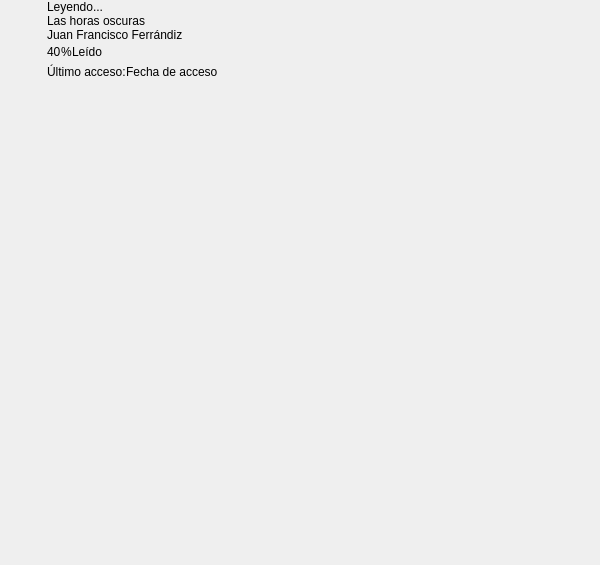
<?xml version="1.0" encoding="UTF-8"?>
<ui version="4.0">
 <class>LibraryReadingIconGridViewer</class>
 <widget class="QWidget" name="LibraryReadingIconGridViewer">
  <property name="geometry">
   <rect>
    <x>0</x>
    <y>0</y>
    <width>600</width>
    <height>565</height>
   </rect>
  </property>
  <property name="minimumSize">
   <size>
    <width>600</width>
    <height>565</height>
   </size>
  </property>
  <property name="maximumSize">
   <size>
    <width>600</width>
    <height>565</height>
   </size>
  </property>
  <property name="windowTitle">
   <string>Form</string>
  </property>
  <property name="styleSheet">
   <string notr="true"/>
  </property>
  <layout class="QVBoxLayout" name="verticalLayout">
   <property name="spacing">
    <number>0</number>
   </property>
   <property name="margin">
    <number>0</number>
   </property>
   <item>
    <widget class="QWidget" name="LibraryReadingIconGridViewerCont" native="true">
     <property name="maximumSize">
      <size>
       <width>600</width>
       <height>565</height>
      </size>
     </property>
     <layout class="QVBoxLayout" name="verticalLayout_2">
      <property name="spacing">
       <number>0</number>
      </property>
      <property name="margin">
       <number>0</number>
      </property>
      <item>
       <widget class="LongPressWidget" name="mainBookInfoCont" native="true">
        <property name="minimumSize">
         <size>
          <width>600</width>
          <height>265</height>
         </size>
        </property>
        <widget class="QWidget" name="currentBookCont" native="true">
         <property name="geometry">
          <rect>
           <x>0</x>
           <y>0</y>
           <width>600</width>
           <height>265</height>
          </rect>
         </property>
         <layout class="QHBoxLayout" name="horizontalLayout">
          <property name="spacing">
           <number>0</number>
          </property>
          <property name="margin">
           <number>0</number>
          </property>
          <item>
           <widget class="QWidget" name="currentBookBg" native="true">
            <layout class="QGridLayout" name="gridLayout">
             <property name="margin">
              <number>0</number>
             </property>
             <property name="spacing">
              <number>0</number>
             </property>
             <item row="0" column="2">
              <spacer name="verticalSpacer_5">
               <property name="orientation">
                <enum>Qt::Vertical</enum>
               </property>
               <property name="sizeHint" stdset="0">
                <size>
                 <width>20</width>
                 <height>40</height>
                </size>
               </property>
              </spacer>
             </item>
             <item row="1" column="0">
              <widget class="QLabel" name="currentBookTopLeft">
               <property name="text">
                <string/>
               </property>
              </widget>
             </item>
             <item row="1" column="1">
              <widget class="QLabel" name="currentBookTopCenter">
               <property name="text">
                <string/>
               </property>
              </widget>
             </item>
             <item row="0" column="0">
              <spacer name="verticalSpacer_4">
               <property name="orientation">
                <enum>Qt::Vertical</enum>
               </property>
               <property name="sizeHint" stdset="0">
                <size>
                 <width>5</width>
                 <height>40</height>
                </size>
               </property>
              </spacer>
             </item>
             <item row="3" column="2">
              <widget class="QLabel" name="currentBookBottoRight">
               <property name="text">
                <string/>
               </property>
              </widget>
             </item>
             <item row="0" column="1">
              <spacer name="verticalSpacer_3">
               <property name="orientation">
                <enum>Qt::Vertical</enum>
               </property>
               <property name="sizeHint" stdset="0">
                <size>
                 <width>20</width>
                 <height>40</height>
                </size>
               </property>
              </spacer>
             </item>
             <item row="1" column="2">
              <widget class="QLabel" name="currentBookTopRight">
               <property name="text">
                <string/>
               </property>
              </widget>
             </item>
             <item row="3" column="1">
              <widget class="QLabel" name="currentBookBottomCenter">
               <property name="text">
                <string/>
               </property>
              </widget>
             </item>
             <item row="3" column="0">
              <widget class="QLabel" name="currentBookBottomLeft">
               <property name="text">
                <string/>
               </property>
              </widget>
             </item>
             <item row="2" column="0">
              <widget class="QLabel" name="currentBookCenterLeft">
               <property name="text">
                <string/>
               </property>
              </widget>
             </item>
             <item row="2" column="2">
              <widget class="QLabel" name="currentBookCenterRight">
               <property name="text">
                <string/>
               </property>
              </widget>
             </item>
             <item row="4" column="1">
              <spacer name="verticalSpacer_8">
               <property name="orientation">
                <enum>Qt::Vertical</enum>
               </property>
               <property name="sizeHint" stdset="0">
                <size>
                 <width>20</width>
                 <height>40</height>
                </size>
               </property>
              </spacer>
             </item>
             <item row="4" column="2">
              <spacer name="verticalSpacer_9">
               <property name="orientation">
                <enum>Qt::Vertical</enum>
               </property>
               <property name="sizeHint" stdset="0">
                <size>
                 <width>20</width>
                 <height>40</height>
                </size>
               </property>
              </spacer>
             </item>
             <item row="4" column="0">
              <spacer name="verticalSpacer">
               <property name="orientation">
                <enum>Qt::Vertical</enum>
               </property>
               <property name="sizeHint" stdset="0">
                <size>
                 <width>5</width>
                 <height>40</height>
                </size>
               </property>
              </spacer>
             </item>
             <item row="2" column="1">
              <widget class="QWidget" name="currentBookCoverCont" native="true">
               <widget class="QLabel" name="currentBookCoverLbl">
                <property name="geometry">
                 <rect>
                  <x>0</x>
                  <y>0</y>
                  <width>119</width>
                  <height>179</height>
                 </rect>
                </property>
                <property name="text">
                 <string/>
                </property>
                <property name="alignment">
                 <set>Qt::AlignCenter</set>
                </property>
               </widget>
               <widget class="QLabel" name="newTagLbl">
                <property name="geometry">
                 <rect>
                  <x>0</x>
                  <y>0</y>
                  <width>140</width>
                  <height>218</height>
                 </rect>
                </property>
                <property name="minimumSize">
                 <size>
                  <width>140</width>
                  <height>218</height>
                 </size>
                </property>
                <property name="maximumSize">
                 <size>
                  <width>140</width>
                  <height>218</height>
                 </size>
                </property>
                <property name="text">
                 <string>Nuevo</string>
                </property>
                <property name="alignment">
                 <set>Qt::AlignBottom|Qt::AlignHCenter</set>
                </property>
                <property name="margin">
                 <number>13</number>
                </property>
                <property name="indent">
                 <number>0</number>
                </property>
               </widget>
               <widget class="DegreesLabel45" name="sampleTagLbl">
                <property name="geometry">
                 <rect>
                  <x>0</x>
                  <y>0</y>
                  <width>70</width>
                  <height>70</height>
                 </rect>
                </property>
                <property name="minimumSize">
                 <size>
                  <width>70</width>
                  <height>70</height>
                 </size>
                </property>
                <property name="maximumSize">
                 <size>
                  <width>70</width>
                  <height>70</height>
                 </size>
                </property>
                <property name="text">
                 <string>Muestra</string>
                </property>
                <property name="alignment">
                 <set>Qt::AlignBottom|Qt::AlignLeading|Qt::AlignLeft</set>
                </property>
                <property name="indent">
                 <number>0</number>
                </property>
               </widget>
               <widget class="DegreesLabel45" name="subscriptionTagLbl">
                <property name="geometry">
                 <rect>
                  <x>0</x>
                  <y>0</y>
                  <width>70</width>
                  <height>70</height>
                 </rect>
                </property>
                <property name="minimumSize">
                 <size>
                  <width>70</width>
                  <height>70</height>
                 </size>
                </property>
                <property name="maximumSize">
                 <size>
                  <width>70</width>
                  <height>70</height>
                 </size>
                </property>
                <property name="text">
                 <string>Subscripción</string>
                </property>
                <property name="alignment">
                 <set>Qt::AlignBottom|Qt::AlignLeading|Qt::AlignLeft</set>
                </property>
                <property name="indent">
                 <number>0</number>
                </property>
               </widget>
               <widget class="QLabel" name="coverAuthorLbl">
                <property name="geometry">
                 <rect>
                  <x>0</x>
                  <y>0</y>
                  <width>179</width>
                  <height>222</height>
                 </rect>
                </property>
                <property name="text">
                 <string/>
                </property>
                <property name="alignment">
                 <set>Qt::AlignHCenter|Qt::AlignTop</set>
                </property>
                <property name="wordWrap">
                 <bool>true</bool>
                </property>
                <property name="indent">
                 <number>0</number>
                </property>
               </widget>
               <widget class="QLabel" name="coverTitleLbl">
                <property name="geometry">
                 <rect>
                  <x>0</x>
                  <y>0</y>
                  <width>179</width>
                  <height>199</height>
                 </rect>
                </property>
                <property name="text">
                 <string/>
                </property>
                <property name="alignment">
                 <set>Qt::AlignCenter</set>
                </property>
                <property name="wordWrap">
                 <bool>true</bool>
                </property>
               </widget>
               <zorder>currentBookCoverLbl</zorder>
               <zorder>coverAuthorLbl</zorder>
               <zorder>coverTitleLbl</zorder>
               <zorder>newTagLbl</zorder>
               <zorder>sampleTagLbl</zorder>
               <zorder>subscriptionTagLbl</zorder>
              </widget>
             </item>
            </layout>
           </widget>
          </item>
          <item>
           <widget class="QWidget" name="currentBookData" native="true">
            <property name="sizePolicy">
             <sizepolicy hsizetype="Expanding" vsizetype="Ignored">
              <horstretch>0</horstretch>
              <verstretch>0</verstretch>
             </sizepolicy>
            </property>
            <layout class="QVBoxLayout" name="currentBookData2">
             <property name="spacing">
              <number>0</number>
             </property>
             <property name="margin">
              <number>0</number>
             </property>
             <item>
              <widget class="QLabel" name="readingLbl">
               <property name="text">
                <string>Leyendo...</string>
               </property>
               <property name="indent">
                <number>0</number>
               </property>
              </widget>
             </item>
             <item>
              <widget class="ElidedLabel" name="bookTitleLbl">
               <property name="text">
                <string>Las horas oscuras</string>
               </property>
               <property name="wordWrap">
                <bool>true</bool>
               </property>
               <property name="indent">
                <number>0</number>
               </property>
              </widget>
             </item>
             <item>
              <widget class="ElidedLabel" name="authorLbl">
               <property name="text">
                <string>Juan Francisco Ferrándiz</string>
               </property>
               <property name="wordWrap">
                <bool>true</bool>
               </property>
               <property name="indent">
                <number>0</number>
               </property>
              </widget>
             </item>
             <item>
              <layout class="QHBoxLayout" name="pagCont">
               <property name="spacing">
                <number>0</number>
               </property>
               <property name="leftMargin">
                <number>0</number>
               </property>
               <item>
                <widget class="QLabel" name="readingPercentLbl">
                 <property name="text">
                  <string>40</string>
                 </property>
                 <property name="indent">
                  <number>0</number>
                 </property>
                </widget>
               </item>
               <item>
                <widget class="QLabel" name="percentLbl">
                 <property name="text">
                  <string>%</string>
                 </property>
                </widget>
               </item>
               <item>
                <widget class="QLabel" name="readLbl">
                 <property name="text">
                  <string>Leído</string>
                 </property>
                 <property name="indent">
                  <number>0</number>
                 </property>
                </widget>
               </item>
               <item>
                <spacer name="horizontalSpacer">
                 <property name="orientation">
                  <enum>Qt::Horizontal</enum>
                 </property>
                 <property name="sizeHint" stdset="0">
                  <size>
                   <width>40</width>
                   <height>20</height>
                  </size>
                 </property>
                </spacer>
               </item>
              </layout>
             </item>
             <item>
              <layout class="QHBoxLayout" name="lastAccessCont">
               <property name="spacing">
                <number>0</number>
               </property>
               <property name="topMargin">
                <number>0</number>
               </property>
               <item>
                <widget class="QLabel" name="lastAccessLbl">
                 <property name="text">
                  <string>Último acceso:</string>
                 </property>
                </widget>
               </item>
               <item>
                <widget class="QLabel" name="dateAccessLbl">
                 <property name="text">
                  <string>Fecha de acceso</string>
                 </property>
                </widget>
               </item>
               <item>
                <spacer name="horizontalSpacer_6">
                 <property name="orientation">
                  <enum>Qt::Horizontal</enum>
                 </property>
                 <property name="sizeHint" stdset="0">
                  <size>
                   <width>40</width>
                   <height>20</height>
                  </size>
                 </property>
                </spacer>
               </item>
              </layout>
             </item>
             <item>
              <spacer name="verticalSpacer_2">
               <property name="orientation">
                <enum>Qt::Vertical</enum>
               </property>
               <property name="sizeHint" stdset="0">
                <size>
                 <width>20</width>
                 <height>40</height>
                </size>
               </property>
              </spacer>
             </item>
            </layout>
           </widget>
          </item>
          <item>
           <spacer name="horizontalSpacer_4">
            <property name="orientation">
             <enum>Qt::Horizontal</enum>
            </property>
            <property name="sizeType">
             <enum>QSizePolicy::Maximum</enum>
            </property>
            <property name="sizeHint" stdset="0">
             <size>
              <width>40</width>
              <height>20</height>
             </size>
            </property>
           </spacer>
          </item>
         </layout>
        </widget>
       </widget>
      </item>
      <item>
       <spacer name="verticalSpacer_6">
        <property name="orientation">
         <enum>Qt::Vertical</enum>
        </property>
        <property name="sizeHint" stdset="0">
         <size>
          <width>20</width>
          <height>40</height>
         </size>
        </property>
       </spacer>
      </item>
      <item>
       <widget class="QWidget" name="iconGridViewerCont" native="true">
        <property name="sizePolicy">
         <sizepolicy hsizetype="Fixed" vsizetype="Fixed">
          <horstretch>195</horstretch>
          <verstretch>27</verstretch>
         </sizepolicy>
        </property>
        <property name="minimumSize">
         <size>
          <width>0</width>
          <height>0</height>
         </size>
        </property>
        <property name="maximumSize">
         <size>
          <width>10000</width>
          <height>10000</height>
         </size>
        </property>
        <layout class="QGridLayout" name="gridLayout_2">
         <property name="margin">
          <number>0</number>
         </property>
         <property name="spacing">
          <number>0</number>
         </property>
         <item row="0" column="0">
          <widget class="QFrame" name="book1Cont">
           <layout class="QHBoxLayout" name="horizontalLayout_3">
            <property name="spacing">
             <number>0</number>
            </property>
            <property name="leftMargin">
             <number>5</number>
            </property>
            <property name="topMargin">
             <number>0</number>
            </property>
            <property name="rightMargin">
             <number>5</number>
            </property>
            <property name="bottomMargin">
             <number>0</number>
            </property>
            <item>
             <widget class="LibraryIconGridViewerItem" name="book1" native="true">
              <property name="minimumSize">
               <size>
                <width>190</width>
                <height>240</height>
               </size>
              </property>
              <property name="maximumSize">
               <size>
                <width>190</width>
                <height>100000</height>
               </size>
              </property>
             </widget>
            </item>
            <item>
             <spacer name="horizontalSpacer_2">
              <property name="orientation">
               <enum>Qt::Horizontal</enum>
              </property>
              <property name="sizeType">
               <enum>QSizePolicy::Expanding</enum>
              </property>
              <property name="sizeHint" stdset="0">
               <size>
                <width>10</width>
                <height>20</height>
               </size>
              </property>
             </spacer>
            </item>
           </layout>
          </widget>
         </item>
         <item row="0" column="2">
          <widget class="QWidget" name="book3Cont" native="true">
           <layout class="QHBoxLayout" name="horizontalLayout_5">
            <property name="leftMargin">
             <number>5</number>
            </property>
            <property name="topMargin">
             <number>0</number>
            </property>
            <property name="rightMargin">
             <number>5</number>
            </property>
            <property name="bottomMargin">
             <number>0</number>
            </property>
            <item>
             <widget class="LibraryIconGridViewerItem" name="book3" native="true">
              <property name="minimumSize">
               <size>
                <width>190</width>
                <height>240</height>
               </size>
              </property>
              <property name="maximumSize">
               <size>
                <width>190</width>
                <height>10000</height>
               </size>
              </property>
             </widget>
            </item>
            <item>
             <spacer name="horizontalSpacer_5">
              <property name="orientation">
               <enum>Qt::Horizontal</enum>
              </property>
              <property name="sizeHint" stdset="0">
               <size>
                <width>10</width>
                <height>20</height>
               </size>
              </property>
             </spacer>
            </item>
           </layout>
          </widget>
         </item>
         <item row="0" column="1">
          <widget class="QWidget" name="book2Cont" native="true">
           <layout class="QHBoxLayout" name="horizontalLayout_4">
            <property name="spacing">
             <number>0</number>
            </property>
            <property name="leftMargin">
             <number>5</number>
            </property>
            <property name="topMargin">
             <number>0</number>
            </property>
            <property name="rightMargin">
             <number>5</number>
            </property>
            <property name="bottomMargin">
             <number>0</number>
            </property>
            <item>
             <widget class="LibraryIconGridViewerItem" name="book2" native="true">
              <property name="minimumSize">
               <size>
                <width>190</width>
                <height>240</height>
               </size>
              </property>
              <property name="maximumSize">
               <size>
                <width>190</width>
                <height>10000</height>
               </size>
              </property>
             </widget>
            </item>
            <item>
             <spacer name="horizontalSpacer_3">
              <property name="orientation">
               <enum>Qt::Horizontal</enum>
              </property>
              <property name="sizeHint" stdset="0">
               <size>
                <width>10</width>
                <height>20</height>
               </size>
              </property>
             </spacer>
            </item>
           </layout>
          </widget>
         </item>
        </layout>
       </widget>
      </item>
      <item>
       <widget class="LibraryPageHandler" name="VerticalPagerHandler" native="true">
        <property name="minimumSize">
         <size>
          <width>0</width>
          <height>47</height>
         </size>
        </property>
        <property name="maximumSize">
         <size>
          <width>16777215</width>
          <height>50</height>
         </size>
        </property>
        <property name="styleSheet">
         <string notr="true"/>
        </property>
       </widget>
      </item>
     </layout>
    </widget>
   </item>
  </layout>
 </widget>
 <customwidgets>
  <customwidget>
   <class>LibraryPageHandler</class>
   <extends>QWidget</extends>
   <header>LibraryPageHandler.h</header>
   <container>1</container>
  </customwidget>
  <customwidget>
   <class>ElidedLabel</class>
   <extends>QLabel</extends>
   <header>ElidedLabel.h</header>
  </customwidget>
  <customwidget>
   <class>DegreesLabel45</class>
   <extends>QLabel</extends>
   <header>DegreesLabel45.h</header>
  </customwidget>
  <customwidget>
   <class>LongPressWidget</class>
   <extends>QWidget</extends>
   <header>LongPressWidget.h</header>
   <container>1</container>
  </customwidget>
  <customwidget>
   <class>LibraryIconGridViewerItem</class>
   <extends>QWidget</extends>
   <header location="global">LibraryIconGridViewerItem.h</header>
   <container>1</container>
  </customwidget>
 </customwidgets>
 <resources/>
 <connections/>
</ui>
